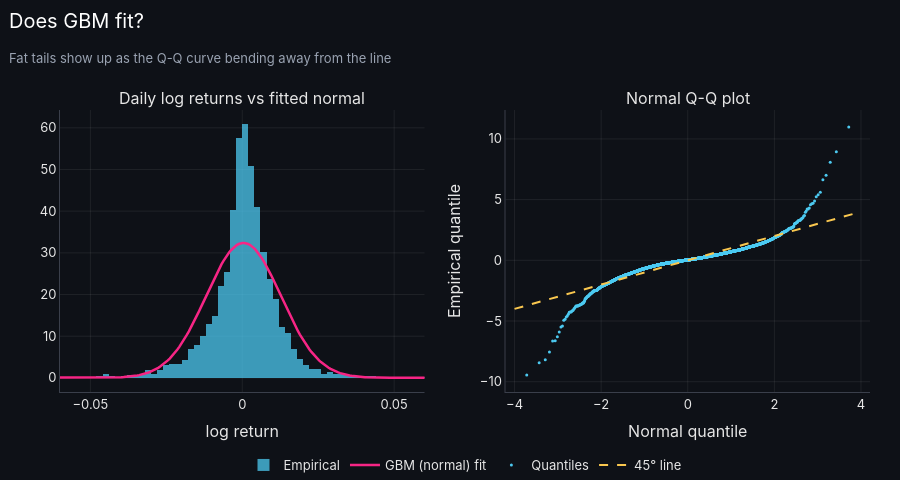

The cell this chart's notebook holds for it:
### Markdown cell above
## 2. GBM parameter estimation and its limits
GBM implies normally distributed log returns. The maximum-likelihood estimates are the sample mean and standard deviation of log returns. Equity returns are fat-tailed and negatively skewed, which is why GBM ranges are too narrow in the tails. Section 5 measures how much this matters.

### Code cell
# Fit GBM: σ̂ = std · √252 and μ̂ = mean · 252 + σ̂²/2. Then check the normality assumption.
log_ret = df['log_ret']
gbm_fit = GBM.fit(log_ret, periods_per_year=TRADING_DAYS)
mu_hat, sigma_hat = gbm_fit.mu, gbm_fit.sigma
print(f'GBM MLE (full sample): mu = {mu_hat:.2%} p.a., sigma = {sigma_hat:.2%} p.a.')
print(f'Skewness = {log_ret.skew():.2f} | excess kurtosis = {log_ret.kurt():.2f} (normal = 0)')

# Q-Q plot data: sorted standardized returns vs the matching normal quantiles
z = np.sort(((log_ret - log_ret.mean()) / log_ret.std()).to_numpy())
normal_quantiles = norm.ppf((np.arange(1, len(z) + 1) - 0.5) / len(z))
grid = np.linspace(log_ret.min(), log_ret.max(), 400)

fig = make_subplots(rows=1, cols=2, subplot_titles=('Daily log returns vs fitted normal', 'Normal Q-Q plot'))

# Left: histogram vs fitted normal density
fig.add_histogram(x=log_ret, histnorm='probability density', nbinsx=200, name='Empirical',
                  marker_color=PALETTE[0], opacity=0.75, row=1, col=1)
fig.add_scatter(x=grid, y=norm.pdf(grid, log_ret.mean(), log_ret.std()), name='GBM (normal) fit',
                line=dict(color=PALETTE[1], width=2.5), row=1, col=1)

# Right: Q-Q plot against the 45° line
fig.add_scatter(x=normal_quantiles, y=z, mode='markers', name='Quantiles',
                marker=dict(color=PALETTE[0], size=3), row=1, col=2)
fig.add_scatter(x=[-4, 4], y=[-4, 4], mode='lines', name='45° line',
                line=dict(color=PALETTE[3], dash='dash'), row=1, col=2)

fig.update_xaxes(range=[-0.06, 0.06], title_text='log return', row=1, col=1)
fig.update_xaxes(title_text='Normal quantile', row=1, col=2)
fig.update_yaxes(title_text='Empirical quantile', row=1, col=2)
fig.update_layout(title=func_lib.subtitled('Does GBM fit?', 'Fat tails show up as the Q-Q curve bending away from the line'),
                  height=480, hovermode='closest')
fig.show()

### Figure 1 — Plotly figure (JSON) as saved in the notebook; plotly's stock layout.template omitted (floating-point values rounded to 4 significant figures; data arrays with more than 128 entries replaced by an {"elided": "..."} marker saying what was removed)
{"data": [{"histnorm": "probability density", "marker": {"color": "#4CC9F0"}, "name": "Empirical", "nbinsx": 200, "opacity": 0.75, "type": "histogram", "x": {"elided": "4993 float values"}, "xaxis": "x", "yaxis": "y"}, {"line": {"color": "#F72585", "width": 2.5}, "name": "GBM (normal) fit", "type": "scatter", "x": {"elided": "400 float values"}, "xaxis": "x", "y": {"elided": "400 float values"}, "yaxis": "y"}, {"marker": {"color": "#4CC9F0", "size": 3}, "mode": "markers", "name": "Quantiles", "type": "scatter", "x": {"elided": "4993 float values"}, "xaxis": "x2", "y": {"elided": "4993 float values"}, "yaxis": "y2"}, {"line": {"color": "#F9C74F", "dash": "dash"}, "mode": "lines", "name": "45° line", "type": "scatter", "x": [-4, 4], "xaxis": "x2", "y": [-4, 4], "yaxis": "y2"}], "layout": {"annotations": [{"font": {"size": 16}, "showarrow": false, "text": "Daily log returns vs fitted normal", "x": 0.225, "xanchor": "center", "xref": "paper", "y": 1.0, "yanchor": "bottom", "yref": "paper"}, {"font": {"size": 16}, "showarrow": false, "text": "Normal Q-Q plot", "x": 0.775, "xanchor": "center", "xref": "paper", "y": 1.0, "yanchor": "bottom", "yref": "paper"}], "height": 480, "hovermode": "closest", "title": {"subtitle": {"text": "Fat tails show up as the Q-Q curve bending away from the line"}, "text": "Does GBM fit?"}, "xaxis": {"anchor": "y", "domain": [0.0, 0.45], "range": [-0.06, 0.06], "title": {"text": "log return"}}, "xaxis2": {"anchor": "y2", "domain": [0.55, 1.0], "title": {"text": "Normal quantile"}}, "yaxis": {"anchor": "x", "domain": [0.0, 1.0]}, "yaxis2": {"anchor": "x2", "domain": [0.0, 1.0], "title": {"text": "Empirical quantile"}}}}
